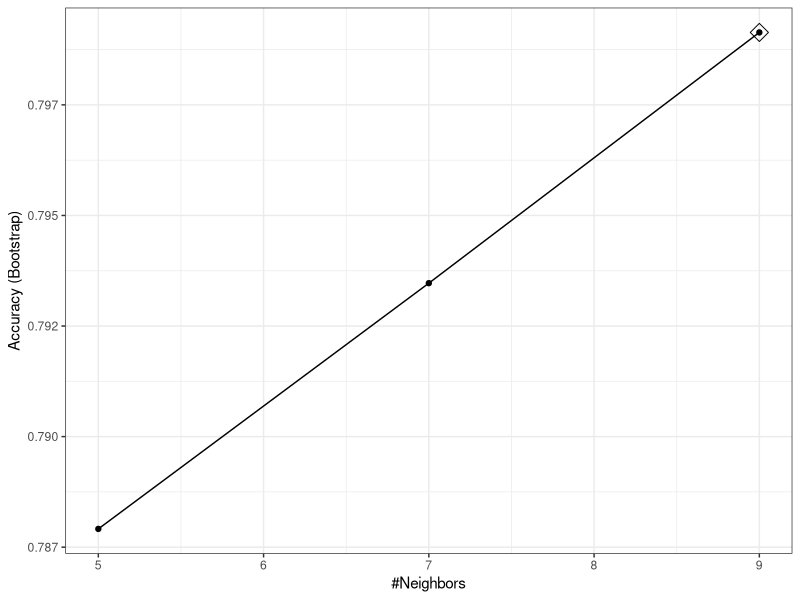
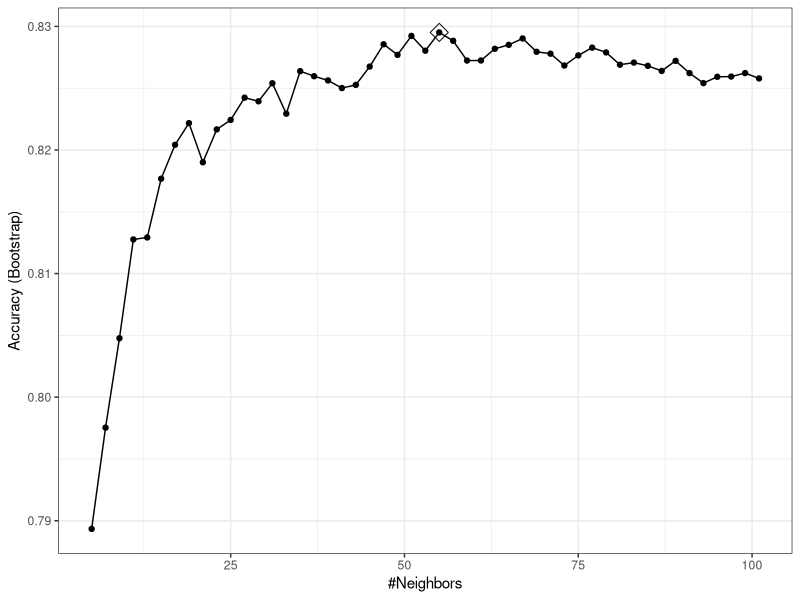

R code for these plots, in order: (Note: this script raises an error after producing the figures.)
## ---- chunk 1
options(digits = 3)
library(tidyverse)
dslabs::ds_theme_set()
## ---- chunk 2
#| cache: false 
library(dslabs)
library(caret) 
train_glm <- train(y ~ ., method = "glm", data = mnist_27$train) 
train_qda <- train(y ~ ., method = "qda", data = mnist_27$train) 
train_knn <- train(y ~ ., method = "knn", data = mnist_27$train) 
## ---- chunk 3
fit <- lm(y ~ ., data = mnist_27$train) 
p_hat <- predict(fit, newdata = mnist_27$test) 
## ---- chunk 4
y_hat <- factor(ifelse(p_hat > 0.5, 7, 2)) 
## ---- chunk 5
y_hat_glm <- predict(train_glm, mnist_27$test, type = "raw") 
y_hat_qda <- predict(train_qda, mnist_27$test, type = "raw") 
y_hat_knn <- predict(train_knn, mnist_27$test, type = "raw") 
## ---- chunk 6
fits <- list(glm = y_hat_glm, qda = y_hat_qda, knn = y_hat_knn) 
sapply(fits, function(fit){
  confusionMatrix(fit, mnist_27$test$y)$overall[["Accuracy"]]
})
## ---- chunk 7
train_knn <- train(y ~ ., method = "knn", data = mnist_27$train) 
## ---- chunk 8
ggplot(train_knn, highlight = TRUE) 
## ---- chunk 9
#| cache: true
set.seed(2003)
train_knn <- train(y ~ ., method = "knn",  
                   data = mnist_27$train, 
                   tuneGrid = data.frame(k = seq(5, 101, 2))) 
## ---- chunk 10
ggplot(train_knn, highlight = TRUE) 
## ---- chunk 11
train_knn$bestTune 
## ---- chunk 12
train_knn$finalModel 
## ---- chunk 13
confusionMatrix(predict(train_knn, mnist_27$test, type = "raw"), 
                mnist_27$test$y)$overall["Accuracy"] 
## ---- chunk 14
#| cache: true
control <- trainControl(method = "cv", number = 10, p = .9) 
train_knn_cv <- train(y ~ ., method = "knn",  
                   data = mnist_27$train, 
                   tuneGrid = data.frame(k = seq(1, 71, 2)), 
                   trControl = control) 
## ---- chunk 15
names(train_knn$results) 
## ---- chunk 16
library(dslabs) 
mnist <- read_mnist("~/Downloads/mnist/") 
## ---- chunk 17
names(mnist) 
## ---- chunk 18
dim(mnist$train$images) 
## ---- chunk 19
class(mnist$train$labels) 
table(mnist$train$labels) 
## ---- chunk 20
set.seed(1990) 
index <- sample(nrow(mnist$train$images), 10000) 
x <- mnist$train$images[index,] 
y <- factor(mnist$train$labels[index]) 
index <- sample(nrow(mnist$test$images), 1000) 
x_test <- mnist$test$images[index,] 
y_test <- factor(mnist$test$labels[index]) 
## ---- chunk 21
colnames(x) <- 1:ncol(mnist$train$images) 
colnames(x_test) <- colnames(x) 
## ---- chunk 22
library(matrixStats) 
sds <- colSds(x) 
hist(sds, breaks = 256) 
## ---- chunk 23
nzv <- nearZeroVar(x) 
## ---- chunk 24
image(matrix(1:784 %in% nzv, 28, 28)) 
## ---- chunk 25
length(nzv) 
## ---- chunk 26
pp <- preProcess(x, method = c("nzv", "center")) 
centered_subsetted_x_test <- predict(pp, newdata = x_test) 
dim(centered_subsetted_x_test) 
## ---- chunk 27
#| cache: true
train_knn <- train(x, y, method = "knn",  
                   preProcess = "nzv", 
                   trControl = trainControl("cv", number = 20, p = 0.95), 
                   tuneGrid = data.frame(k = seq(1, 7, 2))) 
## ---- chunk 28
y_hat_knn <- predict(train_knn, x_test, type = "raw") 
## ---- chunk 29
confusionMatrix(y_hat_knn, factor(y_test))$overall["Accuracy"] 
